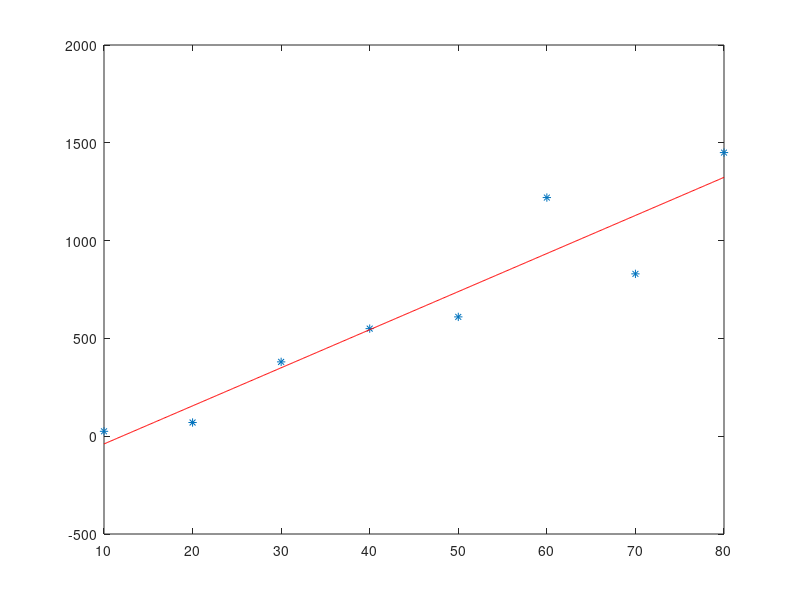

MATLAB code for this plot:
disp('linear regression for straight line model ');
%straight line model
% y= ax + b
x = [10 20 30 40 50 60 70 80] ; 
y = [25 70 380 550 610 1220 830 1450];

% ∑ y = a ∑ x + n b
% ∑ yx = a ∑ x^2 + b ∑ x

% get variable values

n=length(x)     ; % n  
sx = sum(x)     ; % ∑ x
sy = sum(y)     ; % ∑ y
sxy = sum(x.*y) ; % ∑ yx
sx2 = sum(x.^2) ; % ∑ x^2

% ∑ Y = a ∑ x + n B
% ∑ Yx = a ∑ x^2 + B ∑ x

% we split this two equation into two matrices

Rightcoef = [sx n  ; sx2 sx ] ;  
Leftcoef = [sy ; sxy] ; 
%solve as matrices
%think of it as 
%Leftcoef = Rightcoef  * sol
sol = Rightcoef \ Leftcoef  ; % as same as 'sol  = Rightcoef^-1 * Leftcoef' but the backslash expression is more effcint for more info : https://www.mathworks.com/help/matlab/ref/mldivide.html

a = sol(1) ; %a
b = sol(2) ; %b

%calc R^2
yav = mean(y) ;
st = sum( (y-yav).^2 )  ;
sr = sum((y-b-a*x).^2) ;
r2=(st-sr)/st ;


disp('a ');disp(a) ;
disp('b ');disp(b) ;
disp('r^2 ');disp(r2) ;

x1 = min(x):0.1:max(x); 
%y=ax+b
y1 = a*x1+b ;

plot(x,y ,'*' , x1 ,y1 ,'r-')